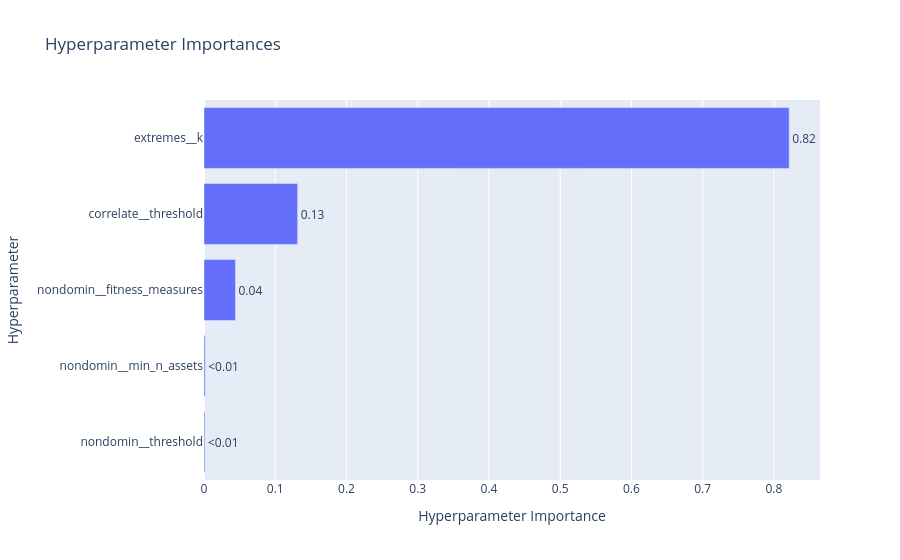

Source (notebook cell):
### Code cell
optuna.visualization.plot_param_importances(study)

### Figure 1 — Plotly figure (JSON) as saved in the notebook; plotly's stock layout.template omitted (floating-point values rounded to 4 significant figures)
{"data": [{"cliponaxis": false, "hovertemplate": ["nondomin__threshold (FloatDistribution): 0.0013101367062710234<extra></extra>", "nondomin__min_n_assets (IntDistribution): 0.00169740649291928<extra></extra>", "nondomin__fitness_measures (CategoricalDistribution): 0.04416801769251948<extra></extra>", "correlate__threshold (FloatDistribution): 0.13142084791022238<extra></extra>", "extremes__k (FloatDistribution): 0.8214035911980677<extra></extra>"], "name": "Objective Value", "orientation": "h", "text": ["<0.01", "<0.01", "0.04", "0.13", "0.82"], "textposition": "outside", "type": "bar", "x": [0.00131, 0.001697, 0.04417, 0.1314, 0.8214], "y": ["nondomin__threshold", "nondomin__min_n_assets", "nondomin__fitness_measures", "correlate__threshold", "extremes__k"]}], "layout": {"title": {"text": "Hyperparameter Importances"}, "xaxis": {"title": {"text": "Hyperparameter Importance"}}, "yaxis": {"title": {"text": "Hyperparameter"}}}}
